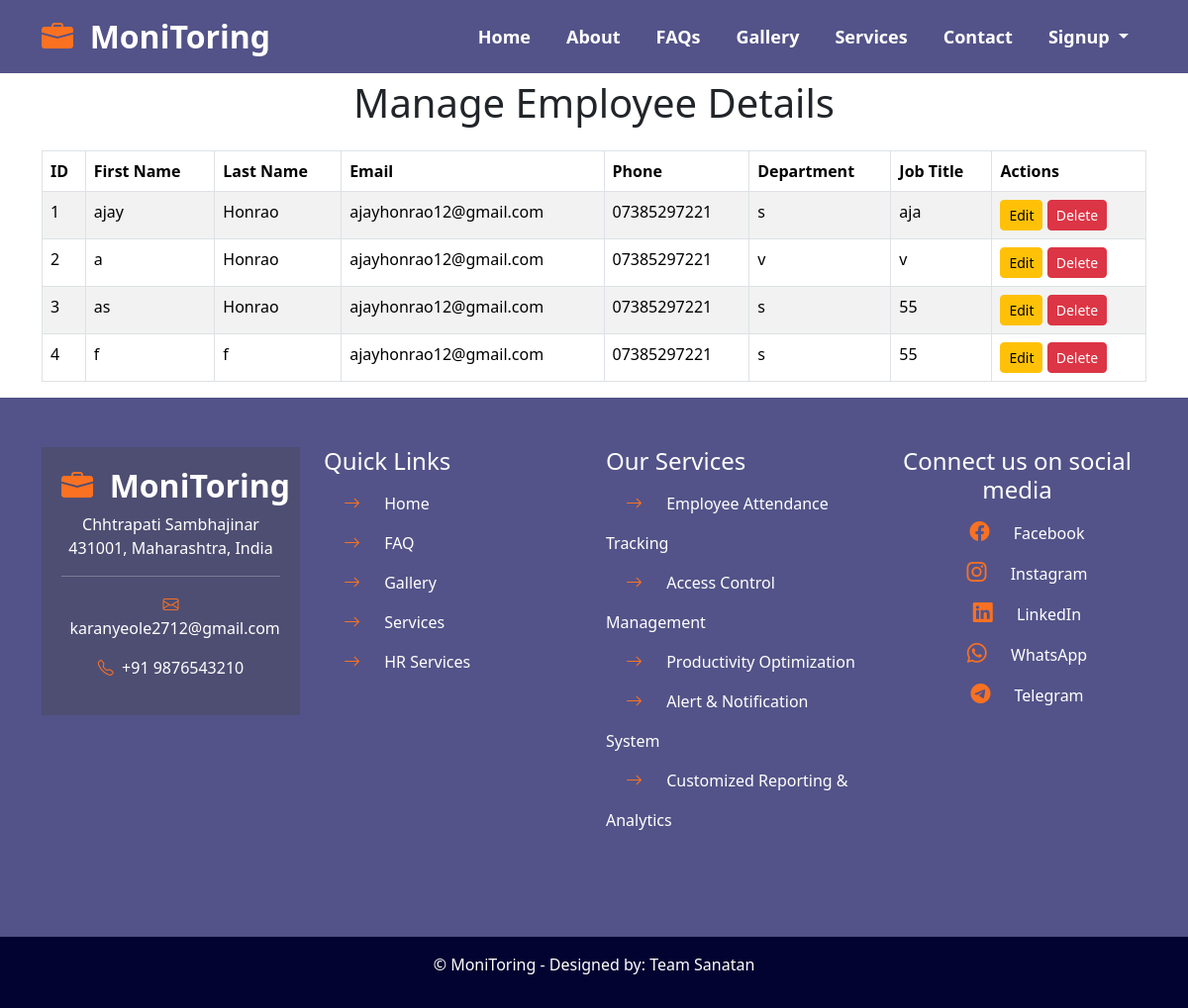
The app's page /manage_employees with its own data.
### tables this page shows
CREATE TABLE employees (
            id INTEGER PRIMARY KEY AUTOINCREMENT,
            first_name TEXT,
            last_name TEXT,
            dob TEXT,
            gender TEXT,
            email TEXT,
            phone TEXT,
            address TEXT,
            job_title TEXT,
            department TEXT,
            salary REAL,
            emergency_contact_name TEXT,
            emergency_contact_phone TEXT
        );

### app.py (the view)
@app.route('/manage_employees', methods=['GET'])
def manage_employees():
    conn = sqlite3.connect('employees.db')
    cursor = conn.cursor()
    cursor.execute("SELECT * FROM employees")
    employees = cursor.fetchall()
    conn.close()
    return render_template("manage_employees.html", employees=employees)

### templates/manage_employees.html (shortened to what this page needs)
{% include 'top.html' %}
<div class="container" style="padding-top: 80px;">
    {% if not employee %}
        <h1 class="text-center mb-4">Manage Employee Details</h1>
        {% if not employees %}
        <div class="alert alert-warning text-center">
            No employees available. Please add employees to manage.
        </div>
        {% else %}
        <table class="table table-bordered table-striped">
            <thead>
                <tr>
                    <th>ID</th>
                    <th>First Name</th>
                    <th>Last Name</th>
                    <th>Email</th>
                    <th>Phone</th>
                    <th>Department</th>
                    <th>Job Title</th>
                    <th>Actions</th>
                </tr>
            </thead>
            <tbody>
                {% for employee in employees %}
                <tr>
                    <td>{{ employee[0] }}</td>
                    <td>{{ employee[1] }}</td>
                    <td>{{ employee[2] }}</td>
                    <td>{{ employee[5] }}</td>
                    <td>{{ employee[6] }}</td>
                    <td>{{ employee[9] }}</td>
                    <td>{{ employee[8] }}</td>
                    <td>
                        <a href="{{ url_for('edit_employee', employee_id=employee[0]) }}" class="btn btn-sm btn-warning">Edit</a>
                        <form action="{{ url_for('delete_employee', employee_id=employee[0]) }}" method="POST" style="display:inline;">
                            <button type="submit" class="btn btn-sm btn-danger">Delete</button>
                        </form>
                    </td>
                </tr>
                {% endfor %}
            </tbody>
        </table>
        {% endif %}
    {% endif %}
</div>
{% include 'bottom.html' %}

### records on screen
employees: id "1", first_name "ajay", last_name "Honrao", email "ajayhonrao12@gmail.com", phone "07385297221", department "s", job_title "aja"
employees: id "2", first_name "a", last_name "Honrao", email "ajayhonrao12@gmail.com", phone "07385297221", department "v", job_title "v"
employees: id "3", first_name "as", last_name "Honrao", email "ajayhonrao12@gmail.com", phone "07385297221", department "s", job_title "55"
employees: id "4", first_name "f", last_name "f", email "ajayhonrao12@gmail.com", phone "07385297221", department "s", job_title "55"
